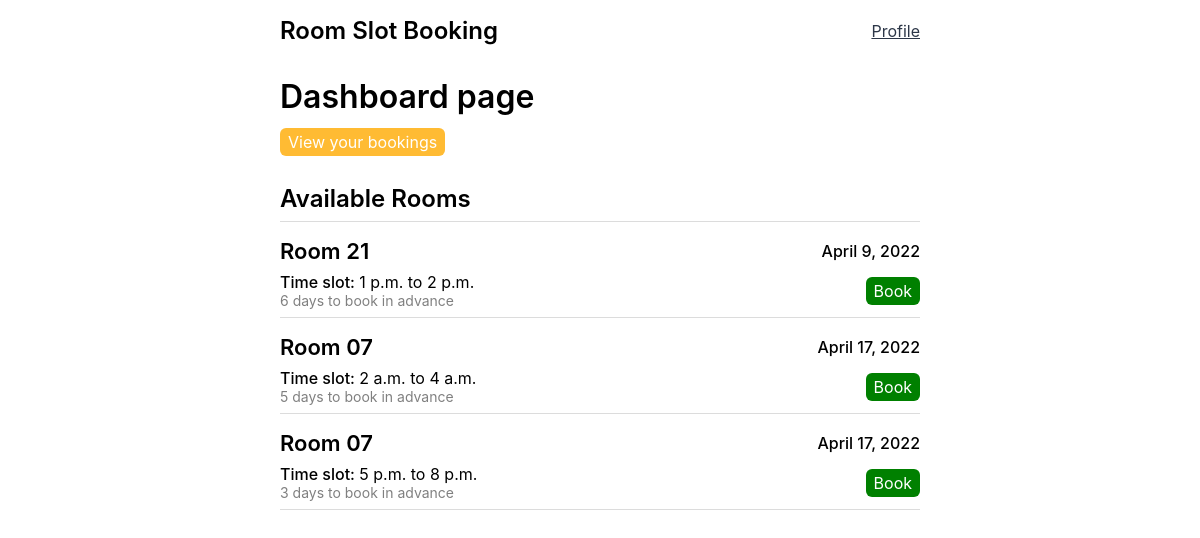
The page /dashboard/ (signed in) on the database its author committed.
### base/models.py (models this page shows, shortened)
class Room(models.Model):
    name = models.CharField(max_length=30)
    date =  models.DateField()
    defined_check_in_time =  models.TimeField()
    defined_check_out_time = models.TimeField()
    advance_booking = models.IntegerField(default = 3)
    booked = models.BooleanField(default = False)
    USERNAME_FIELD = 'name'
    class Meta:
        ordering = ['date', 'defined_check_in_time']

### base/views.py (the view)
# urls.py: path('dashboard/', views.dashboard, name='dashboard'),
@login_required(redirect_field_name='/signin')
def dashboard(request):
    rooms = Room.objects.all()
    context = {'rooms': rooms}
    return render(request, 'base/dashboard.html', context)

### base/templates/base/dashboard.html (shortened to what this page needs)
{% extends 'layout.html' %} {% block content %}
<h1>Dashboard page</h1>
<a class="btn btn-lg btn-secondary" href="{% url 'user-bookings' %}"
  >View your bookings</a
>
<div class="rooms-wrapper">
  {% if not rooms %}
  <div class="info-wrapper">
    <p class="info">No rooms are there to book!</p>
  </div>
  {% else %}
  <h2 class="available">Available Rooms</h2>
  {% for room in rooms %}
  <div class="room-wrapper">
    <div class="room-header">
      <span><h3>{{room.name}}</h3></span>
      <span class="bold">{{room.date}}</span>
    </div>
    <div class="room-body">
      <div>
        <div>
          <span class="bold">Time slot: </span>
          <span>{{room.defined_check_in_time}}</span>
          <span>to</span>
          <span>{{room.defined_check_out_time}}</span>
        </div>
        <div>
          <p class="advance">
            {{room.advance_booking}} days to book in advance
          </p>
        </div>
      </div>
      <div>
        <a class="btn btn-md btn-primary" href="{% url 'room' room.id %}"
          >Book</a
        >
      </div>
    </div>
  </div>
  {% endfor %} {% endif %}
</div>
{% endblock content %}

### static/styles/layout.css (style rules this page uses)
* { margin: 0; padding: 0; border: 0; }
body { font-family: -apple-system, BlinkMacSystemFont, "Segoe UI", Roboto, Oxygen, Ubuntu, Cantarell, "Open Sans", "Helvetica Neue", sans-serif; text-align: center; }
h1 { font-size: 1.625rem; font-weight: 500; }
h2 { font-size: 1.375rem; font-weight: 500; }
h2 { font-size: 1.25rem; font-weight: 500; }
p { color: #2d3748; }
@media only screen and (min-width: 640px) { h1 { font-size: 2rem; font-weight: 600; } }
@media only screen and (min-width: 640px) { h2 { font-size: 1.5rem; font-weight: 600; } }
@media only screen and (min-width: 640px) { h3 { font-size: 1.375rem; font-weight: 600; } }

### base/templates/base/dashboard.html (style rules this page uses)
h1 { margin-bottom: 1rem; }
.available { margin-top: 2rem; margin-bottom: 1rem; padding-bottom: 0.5rem; border-bottom: 1px solid gainsboro; }
.room-wrapper { margin-bottom: 1rem; padding-bottom: 0.5rem; border-bottom: 1px solid gainsboro; }
.room-header { display: flex; align-items: center; justify-content: space-between; gap: 2rem; }
.room-body { display: flex; align-items: center; justify-content: space-between; margin-top: 0.5rem; }
.advance { color: gray; font-size: 0.875rem; }

### templates/layout.html (style rules this page uses)
.btn { text-decoration: none; cursor: pointer; }
.btn-md { padding: 0.25rem 0.5rem; border-radius: 0.375rem; }
.btn-lg { padding: 0.25rem 0.5rem; border-radius: 0.375rem; }
.btn-primary { background-color: green; color: white; }
.btn-secondary { background-color: #ffbb33; color: white; }
.bold { font-weight: 500; }

### rows shown on the page
Room: name "Room 21", date "April 9, 2022", defined_check_in_time "1 p.m.", defined_check_out_time "2 p.m.", advance_booking "6"
Room: name "Room 07", date "April 17, 2022", defined_check_in_time "2 a.m.", defined_check_out_time "4 a.m.", advance_booking "5"
Room: name "Room 07", date "April 17, 2022", defined_check_in_time "5 p.m.", defined_check_out_time "8 p.m.", advance_booking "3"
